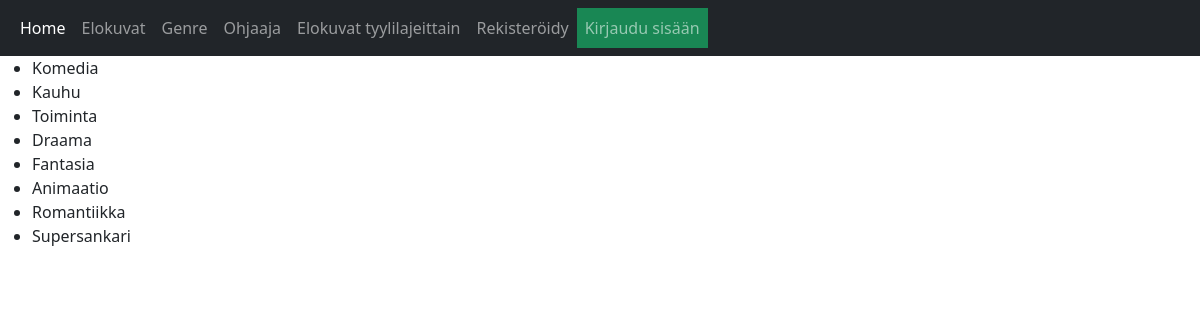
The app's page /public/genre.php, older data.
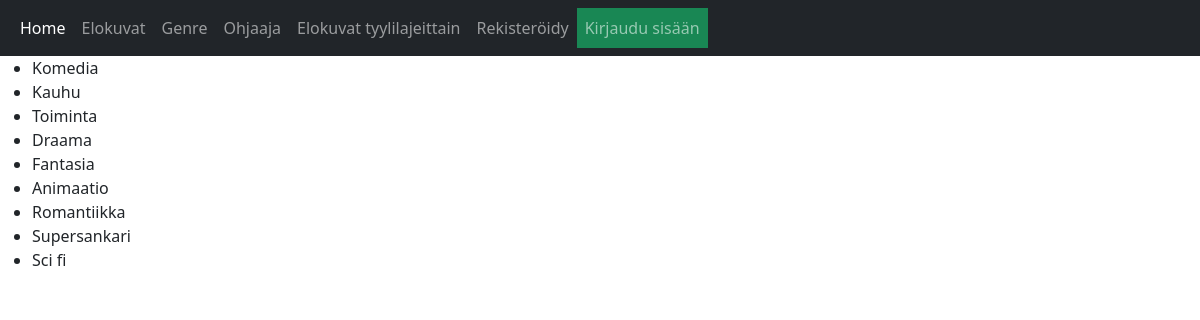
The same page, newer data.
### tables this page shows
create Table genre (
    genre_ID INT NOT NULL AUTO_INCREMENT PRIMARY KEY,
    tyylilaji VARCHAR(50) 
);

### public/genre.php (the view)
<?php
include('../src/templates/head.php');
require ('../db.php');
$sql = "SELECT tyylilaji FROM genre";
$genre = $pdo->query($sql);
 if ($genre->rowCount() > 0){
    echo"<ul>";
    while ($row = $genre->fetch()){
        echo"<li>" . $row["tyylilaji"]. " " . "</li>";
    }
    echo"</ul>";
}
include('../src/templates/foot.php');

### src/templates/head.php (shortened to what this page needs)
<!DOCTYPE html>
<html lang="en">
<head>
    <link href="https://cdn.jsdelivr.net/npm/bootstrap@5.1.3/dist/css/bootstrap.min.css" rel="stylesheet">
    <link rel="stylesheet" href="style.css">
</head>
<body>
    <nav class="navbar navbar-expand-lg navbar-dark bg-dark">
    <div class="container-fluid">
        <div class="collapse navbar-collapse" id="navbarNav">
        <ul class="navbar-nav">
            <li class="nav-item">
            <a class="nav-link active" aria-current="page" href="http://localhost/elokuvat/public">Home</a>
            </li>
            <li class="nav-item">
            <a class="nav-link" href="http://localhost/elokuvat/public/elokuvat.php">Elokuvat</a>
            </li>
            <li class="nav-item">
            <a class="nav-link" href="http://localhost/elokuvat/public/genre.php">Genre</a>
            </li>
            <li class="nav-item">
            <a class="nav-link" href="http://localhost/elokuvat/public/ohjaaja.php">Ohjaaja</a>
            </li>
            <li class="nav-item">
            <a class="nav-link" href="http://localhost/elokuvat/public/genre_and_movie.php">Elokuvat tyylilajeittain</a>
            </li>
            <li class="nav-item">
            <a class="nav-link" href="person.php">Rekisteröidy</a>
            </li>
            <?php
                if(isset($_SESSION["username"])){
                    echo '<a class="nav-link bg-danger" href="logout.php">Kirjaudu ulos</a>';
                    echo '<a class="nav-link" href="http://localhost/elokuvat/public/add_movie.php">Elokuvien lisääminen</a>';
                }else{
                    echo '<a class="nav-link bg-success" href="login.php">Kirjaudu sisään</a>';
                }
            ?>
        </ul>
        </div>
    </div>
    </nav>

### src/templates/foot.php (shortened to what this page needs)
</body>
</html>

### public/style.css (style rules this page uses)
body { display: grid; grid-template-columns: 1fr 1fr 1fr; }
.navbar { grid-column: 1/4; }

Row changes from the older to the newer data that the page shows:
added genre: tyylilaji "Sci fi"
